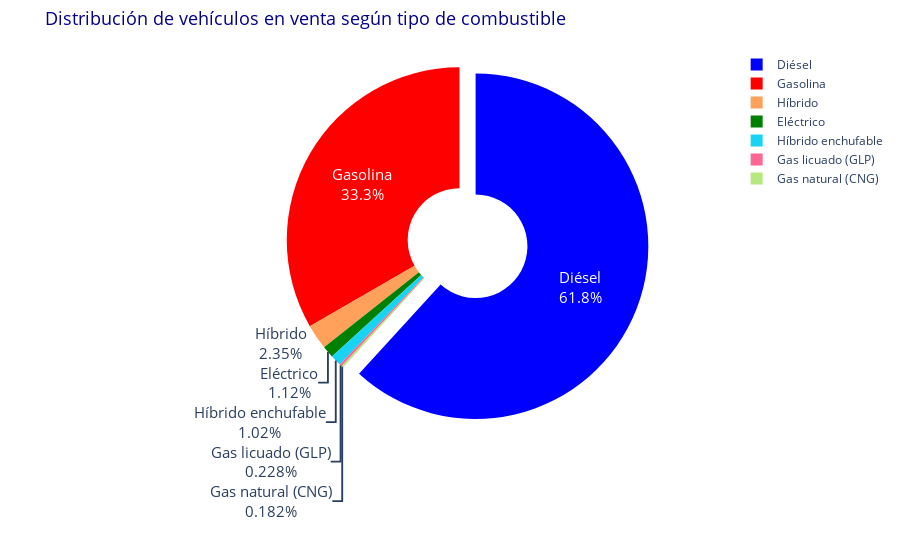

The cell this chart's notebook holds for it:
### Code cell
# Crear el gráfico de pastel
fig = px.pie(fuel_porcentajes_df, 
            values='porcentaje',  # Los valores que determinarán el tamaño de las porciones
            names='fuel',  # Las categorías que serán mostradas como etiquetas
            title='Distribución de vehículos en venta según tipo de combustible',  # Título descriptivo
            color='fuel',  # Colores asignados a cada categoría (combustible)
            color_discrete_map={'Eléctrico': 'green', 'Gasolina': 'red', 'Diésel': 'blue', 'CNG': 'orange'},  # Colores personalizados
            hole=0.3)  # Hacer el gráfico tipo donut para hacerlo más estético

# Agregar detalles al gráfico
fig.update_traces(textinfo='percent+label',  # Mostrar tanto el porcentaje como la etiqueta
                pull=[0.1, 0, 0, 0],  # Resaltar la categoría "Eléctrico" (por ejemplo) por medio de la opción "pull"
                textfont_size=15)  # Ajustar el tamaño del texto para mayor legibilidad

# Personalizar el diseño para hacerlo más atractivo
fig.update_layout(
    title_font_size=18,  # Tamaño de fuente más grande para el título
    title_font_color='darkblue',  # Color del título para mayor contraste
    margin=dict(t=50, b=50, l=50, r=50)  # Ajuste de márgenes para evitar que el gráfico se corte
)

# Mostrar el gráfico
fig.show()

### Figure 1 — Plotly figure (JSON) as saved in the notebook; plotly's stock layout.template omitted (floating-point values rounded to 4 significant figures)
{"data": [{"customdata": [["Diésel"], ["Gasolina"], ["Híbrido"], ["Eléctrico"], ["Híbrido enchufable"], ["Gas licuado (GLP)"], ["Gas natural (CNG)"]], "domain": {"x": [0, 1], "y": [0, 1]}, "hole": 0.3, "hovertemplate": "fuel=%{customdata[0]}<br>porcentaje=%{value}<extra></extra>", "labels": ["Diésel", "Gasolina", "Híbrido", "Eléctrico", "Híbrido enchufable", "Gas licuado (GLP)", "Gas natural (CNG)"], "legendgroup": "", "marker": {"colors": ["blue", "red", "#FFA15A", "green", "#19d3f3", "#FF6692", "#B6E880"]}, "name": "", "pull": [0.1, 0, 0, 0], "showlegend": true, "textfont": {"size": 15}, "textinfo": "percent+label", "type": "pie", "values": [61.79, 33.31, 2.35, 1.117, 1.025, 0.2282, 0.1822]}], "layout": {"legend": {"tracegroupgap": 0}, "margin": {"b": 50, "l": 50, "r": 50, "t": 50}, "title": {"font": {"color": "darkblue", "size": 18}, "text": "Distribución de vehículos en venta según tipo de combustible"}}}
